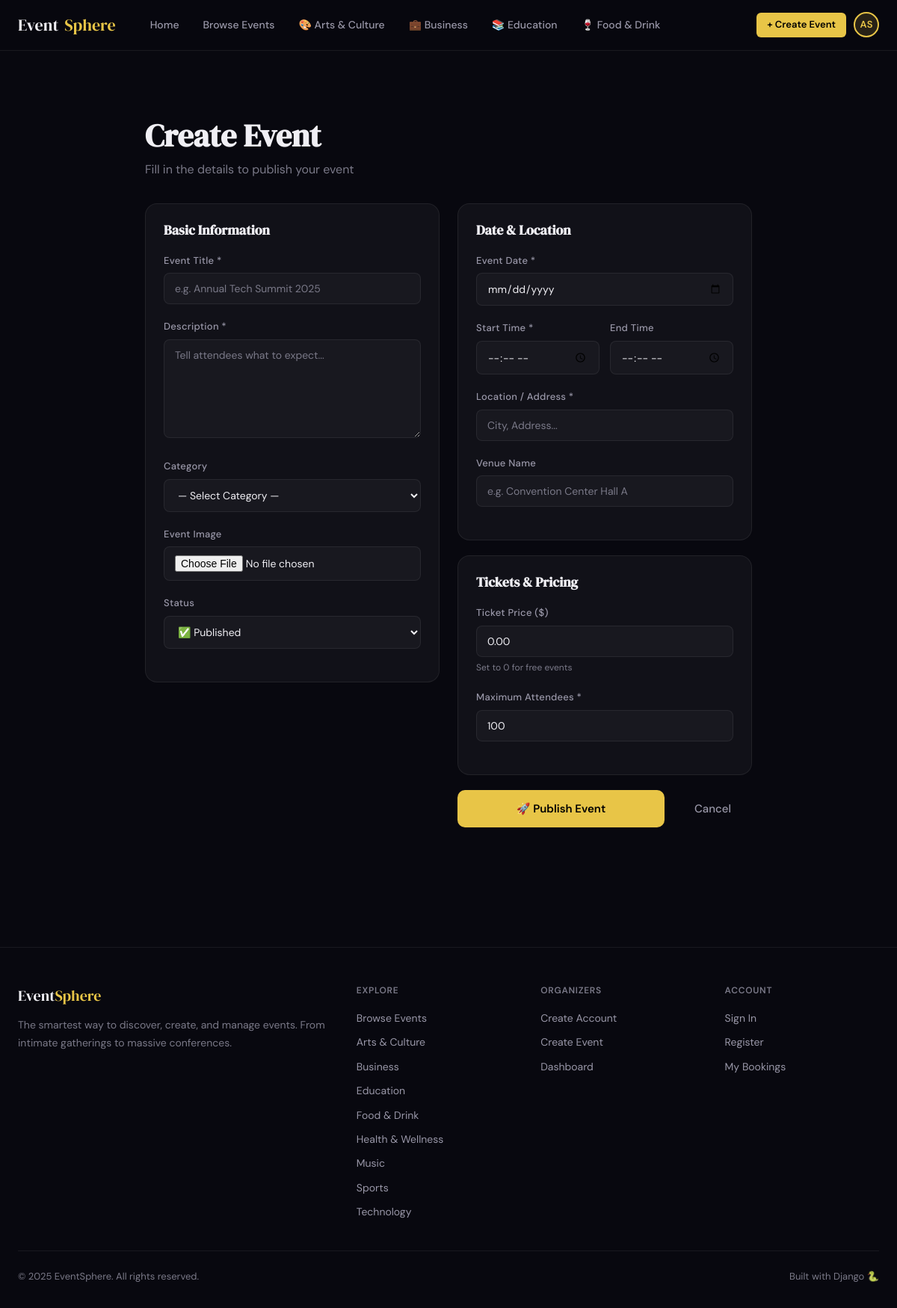
/events/create/ (signed in), run on the app's committed database.
### events/models.py (models this page shows, shortened)
class Category(models.Model):
    name = models.CharField(max_length=100, unique=True)
    slug = models.SlugField(unique=True)
    icon = models.CharField(max_length=50, default='🎪')
    color = models.CharField(max_length=7, default='#e8c547')
    class Meta:
        verbose_name_plural = 'Categories'
        ordering = ['name']

### accounts/models.py (models this page shows, shortened)
class User(AbstractUser):
    ROLE_CHOICES = [
        ('user', 'User'),
        ('organizer', 'Organizer'),
        ('admin', 'Admin'),
    ]
    role = models.CharField(max_length=20, choices=ROLE_CHOICES, default='user')
    phone = models.CharField(max_length=20, blank=True)
    bio = models.TextField(blank=True)
    avatar = models.ImageField(upload_to='avatars/', blank=True, null=True)
    organization = models.CharField(max_length=200, blank=True)
    is_verified = models.BooleanField(default=False)
    created_at = models.DateTimeField(auto_now_add=True)
    @property
    def is_organizer(self):
        return self.role == 'organizer'
    @property
    def is_admin_user(self):
        return self.role == 'admin' or self.is_superuser

### events/views.py (the view)
# urls.py: path('create/', views.create_event, name='create'),
@login_required
def create_event(request):
    if not request.user.is_organizer and not request.user.is_admin_user:
        messages.error(request, "Only organizers can create events.")
        return redirect('home')
    if request.method == 'POST':
        form = EventForm(request.POST, request.FILES)
        if form.is_valid():
            event = form.save(commit=False)
            event.organizer = request.user
            event.available_tickets = event.max_attendees
            event.save()
            messages.success(request, f'Event "{event.title}" created successfully!')
            return redirect('events:detail', pk=event.pk)
    else:
        form = EventForm()
    return render(request, 'events/event_form.html', {'form': form, 'action': 'Create'})

### events/forms.py (shortened to what this page needs)
class EventForm(forms.ModelForm):
    date = forms.DateField(
        widget=forms.DateInput(attrs={'type': 'date'}),
    )
    time = forms.TimeField(
        widget=forms.TimeInput(attrs={'type': 'time'}),
    )
    end_time = forms.TimeField(
        widget=forms.TimeInput(attrs={'type': 'time'}),
        required=False,
    )
    class Meta:
        model = Event
        fields = [
            'title', 'description', 'category', 'image',
            'location', 'venue_name', 'date', 'time', 'end_time',
            'ticket_price', 'max_attendees', 'status',
        ]
        widgets = {
            'description': forms.Textarea(attrs={'rows': 5}),
        }

### events/context_processors.py (called while the page is built)
def categories(request):
    return {'all_categories': Category.objects.all()}

### templates/events/event_form.html (shortened to what this page needs)
{% extends 'base.html' %}
{% block content %}
<div class="container" style="padding-top:40px;padding-bottom:80px;max-width:860px;">
  <div class="page-header">
    <h1 class="page-title">{{ action }} Event</h1>
    <p class="page-subtitle">{% if action == 'Create' %}Fill in the details to publish your event{% else %}Update your event information{% endif %}</p>
  </div>
  <form method="post" enctype="multipart/form-data">
    <div style="display:grid;grid-template-columns:1fr 1fr;gap:24px;">
      <div style="display:flex;flex-direction:column;gap:20px;">
        <div class="card card-body">
          <h3 style="margin-bottom:20px;font-size:18px;">Basic Information</h3>
          <div class="form-group">
            <label class="form-label">Event Title *</label>
            <input type="text" name="title" class="form-control" value="{{ form.title.value|default:'' }}" placeholder="e.g. Annual Tech Summit 2025" required>
          </div>
          <div class="form-group">
            <label class="form-label">Description *</label>
            <textarea name="description" class="form-control" rows="6" placeholder="Tell attendees what to expect..." required>{{ form.description.value|default:'' }}</textarea>
          </div>
          <div class="form-group">
            <label class="form-label">Category</label>
            <select name="category" class="form-control">
              <option value="">— Select Category —</option>
            </select>
          </div>
          <div class="form-group">
            <label class="form-label">Event Image</label>
            <input type="file" name="image" class="form-control" accept="image/*">
          </div>
          <div class="form-group">
            <label class="form-label">Status</label>
            <select name="status" class="form-control">
              <option value="published" {% if form.status.value == 'published' %}selected{% endif %}>✅ Published</option>
            </select>
          </div>
        </div>
      </div>
      <div style="display:flex;flex-direction:column;gap:20px;">
        <div class="card card-body">
          <h3 style="margin-bottom:20px;font-size:18px;">Date & Location</h3>
          <div class="form-group">
            <label class="form-label">Event Date *</label>
            <input type="date" name="date" class="form-control" value="{{ form.date.value|default:'' }}" required>
          </div>
          <div style="display:grid;grid-template-columns:1fr 1fr;gap:14px;">
            <div class="form-group">
              <label class="form-label">Start Time *</label>
              <input type="time" name="time" class="form-control" value="{{ form.time.value|default:'' }}" required>
            </div>
            <div class="form-group">
              <label class="form-label">End Time</label>
              <input type="time" name="end_time" class="form-control" value="{{ form.end_time.value|default:'' }}">
            </div>
          </div>
          <div class="form-group">
            <label class="form-label">Location / Address *</label>
            <input type="text" name="location" class="form-control" value="{{ form.location.value|default:'' }}" placeholder="City, Address..." required>
          </div>
          <div class="form-group">
            <label class="form-label">Venue Name</label>
            <input type="text" name="venue_name" class="form-control" value="{{ form.venue_name.value|default:'' }}" placeholder="e.g. Convention Center Hall A">
          </div>
        </div>
        <div class="card card-body">
          <h3 style="margin-bottom:20px;font-size:18px;">Tickets & Pricing</h3>
          <div class="form-group">
            <label class="form-label">Ticket Price ($)</label>
            <input type="number" name="ticket_price" class="form-control" value="{{ form.ticket_price.value|default:'0.00' }}" min="0" step="0.01" placeholder="0.00 for free events">
            <div class="form-hint">Set to 0 for free events</div>
          </div>
          <div class="form-group">
            <label class="form-label">Maximum Attendees *</label>
            <input type="number" name="max_attendees" class="form-control" value="{{ form.max_attendees.value|default:'100' }}" min="1" required>
          </div>
        </div>
        <div style="display:flex;gap:12px;">
          <button type="submit" class="btn btn-primary btn-lg" style="flex:1;justify-content:center;">
            {% if action == 'Create' %}🚀 Publish Event{% else %}💾 Save Changes{% endif %}
          </button>
          <a href="{% if event %}{% url 'events:detail' event.pk %}{% else %}{% url 'dashboard:organizer_dashboard' %}{% endif %}" class="btn btn-ghost btn-lg">Cancel</a>
        </div>
      </div>
    </div>
  </form>
</div>
{% endblock %}

### templates/base.html (shortened to what this page needs)
<!DOCTYPE html>
<html lang="en">
<head>
</head>
<body>
<nav class="nav">
  <div class="nav-inner">
    <a href="{% url 'home' %}" class="nav-logo">Event<span>Sphere</span></a>
    <div class="nav-links">
      <a href="{% url 'home' %}" class="nav-link">Home</a>
      <a href="{% url 'events:list' %}" class="nav-link">Browse Events</a>
      {% for cat in all_categories %}
        {% if forloop.counter <= 4 %}
          <a href="{% url 'events:by_category' cat.slug %}" class="nav-link">{{ cat.icon }} {{ cat.name }}</a>
        {% endif %}
      {% endfor %}
    </div>
    <div class="nav-actions">
      {% if user.is_authenticated %}
        {% if user.is_organizer or user.is_superuser %}
          <a href="{% url 'events:create' %}" class="btn btn-primary btn-sm">+ Create Event</a>
        {% endif %}
        <div class="dropdown">
          <div class="nav-avatar">{{ user.first_name|first|upper }}{{ user.last_name|first|upper }}</div>
        </div>
      {% else %}
        <a href="{% url 'accounts:login' %}" class="btn btn-ghost btn-sm">Login</a>
        <a href="{% url 'accounts:register' %}" class="btn btn-primary btn-sm">Sign Up</a>
      {% endif %}
    </div>
  </div>
</nav>
<main>
  {% block content %}{% endblock %}
</main>
<footer class="footer">
  <div class="container">
    <div class="footer-grid">
      <div>
        <div class="footer-brand">Event<span>Sphere</span></div>
        <p class="footer-desc">The smartest way to discover, create, and manage events. From intimate gatherings to massive conferences.</p>
      </div>
      <div>
        <div class="footer-heading">Explore</div>
        <div class="footer-links">
          <a href="{% url 'events:list' %}" class="footer-link">Browse Events</a>
          {% for cat in all_categories %}
            <a href="{% url 'events:by_category' cat.slug %}" class="footer-link">{{ cat.name }}</a>
          {% endfor %}
        </div>
      </div>
      <div>
        <div class="footer-heading">Organizers</div>
        <div class="footer-links">
          <a href="{% url 'accounts:register_organizer' %}" class="footer-link">Create Account</a>
          <a href="{% url 'events:create' %}" class="footer-link">Create Event</a>
          <a href="{% url 'dashboard:organizer_dashboard' %}" class="footer-link">Dashboard</a>
        </div>
      </div>
      <div>
        <div class="footer-heading">Account</div>
        <div class="footer-links">
          <a href="{% url 'accounts:login' %}" class="footer-link">Sign In</a>
          <a href="{% url 'accounts:register' %}" class="footer-link">Register</a>
          <a href="{% url 'dashboard:user_dashboard' %}" class="footer-link">My Bookings</a>
        </div>
      </div>
    </div>
    <div class="footer-bottom">
      <span>© 2025 EventSphere. All rights reserved.</span>
      <span>Built with Django 🐍</span>
    </div>
  </div>
</footer>
</body>
</html>

### data on the page
Category: icon "🎨", name "Arts & Culture"
Category: icon "💼", name "Business"
Category: icon "📚", name "Education"
Category: icon "🍷", name "Food & Drink"
User: first_name|first "A", last_name|first "S"
Category: name "Health & Wellness"
Category: name "Music"
Category: name "Sports"
Category: name "Technology"

### other printed values
{{ action }} "Create"
